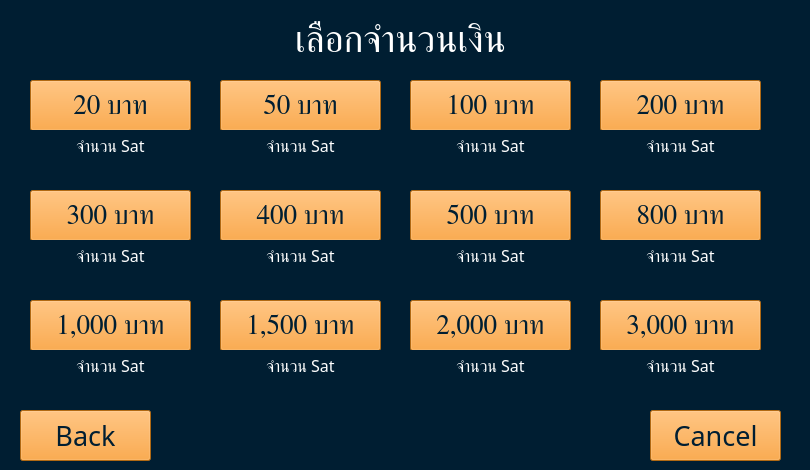
    <widget class="QWidget" name="page_4_Transfe_Amount">
     <property name="styleSheet">
      <string notr="true">background-color: rgb(0, 30, 50);</string>
     </property>
     <widget class="QPushButton" name="backButton_page4">
      <property name="geometry">
       <rect>
        <x>20</x>
        <y>410</y>
        <width>131</width>
        <height>51</height>
       </rect>
      </property>
      <property name="font">
       <font>
        <family>supermarket</family>
        <pointsize>20</pointsize>
        <weight>50</weight>
        <bold>false</bold>
       </font>
      </property>
      <property name="styleSheet">
       <string notr="true">color: rgb(0, 30, 50);
background-color: rgb(247, 147, 27);</string>
      </property>
      <property name="text">
       <string>Back</string>
      </property>
     </widget>
     <widget class="QLabel" name="bankTransferHeader_page4">
      <property name="geometry">
       <rect>
        <x>0</x>
        <y>20</y>
        <width>801</width>
        <height>41</height>
       </rect>
      </property>
      <property name="font">
       <font>
        <family>supermarket</family>
        <pointsize>28</pointsize>
        <weight>50</weight>
        <bold>false</bold>
       </font>
      </property>
      <property name="styleSheet">
       <string notr="true">color: rgb(255, 255, 255);</string>
      </property>
      <property name="text">
       <string>เลือกจำนวนเงิน</string>
      </property>
      <property name="alignment">
       <set>Qt::AlignCenter</set>
      </property>
     </widget>
     <widget class="QPushButton" name="cancelButton_page4">
      <property name="geometry">
       <rect>
        <x>650</x>
        <y>410</y>
        <width>131</width>
        <height>51</height>
       </rect>
      </property>
      <property name="font">
       <font>
        <family>supermarket</family>
        <pointsize>20</pointsize>
        <weight>50</weight>
        <bold>false</bold>
       </font>
      </property>
      <property name="styleSheet">
       <string notr="true">color: rgb(0, 30, 50);
background-color: rgb(247, 147, 27);</string>
      </property>
      <property name="text">
       <string>Cancel</string>
      </property>
     </widget>
     <widget class="QPushButton" name="Button20_page4">
      <property name="geometry">
       <rect>
        <x>30</x>
        <y>80</y>
        <width>161</width>
        <height>51</height>
       </rect>
      </property>
      <property name="font">
       <font>
        <family>supermarket</family>
        <pointsize>20</pointsize>
        <weight>50</weight>
        <bold>false</bold>
       </font>
      </property>
      <property name="styleSheet">
       <string notr="true">color: rgb(0, 30, 50);
background-color: rgb(247, 147, 27);</string>
      </property>
      <property name="text">
       <string>20 บาท</string>
      </property>
     </widget>
     <widget class="QPushButton" name="Button50_page4">
      <property name="geometry">
       <rect>
        <x>220</x>
        <y>80</y>
        <width>161</width>
        <height>51</height>
       </rect>
      </property>
      <property name="font">
       <font>
        <family>supermarket</family>
        <pointsize>20</pointsize>
        <weight>50</weight>
        <bold>false</bold>
       </font>
      </property>
      <property name="styleSheet">
       <string notr="true">color: rgb(0, 30, 50);
background-color: rgb(247, 147, 27);</string>
      </property>
      <property name="text">
       <string>50 บาท</string>
      </property>
     </widget>
     <widget class="QPushButton" name="Button100_page4">
      <property name="geometry">
       <rect>
        <x>410</x>
        <y>80</y>
        <width>161</width>
        <height>51</height>
       </rect>
      </property>
      <property name="font">
       <font>
        <family>supermarket</family>
        <pointsize>20</pointsize>
        <weight>50</weight>
        <bold>false</bold>
       </font>
      </property>
      <property name="styleSheet">
       <string notr="true">color: rgb(0, 30, 50);
background-color: rgb(247, 147, 27);</string>
      </property>
      <property name="text">
       <string>100 บาท</string>
      </property>
     </widget>
     <widget class="QPushButton" name="Button200_page4">
      <property name="geometry">
       <rect>
        <x>600</x>
        <y>80</y>
        <width>161</width>
        <height>51</height>
       </rect>
      </property>
      <property name="font">
       <font>
        <family>supermarket</family>
        <pointsize>20</pointsize>
        <weight>50</weight>
        <bold>false</bold>
       </font>
      </property>
      <property name="styleSheet">
       <string notr="true">color: rgb(0, 30, 50);
background-color: rgb(247, 147, 27);</string>
      </property>
      <property name="text">
       <string>200 บาท</string>
      </property>
     </widget>
     <widget class="QPushButton" name="Button400_page4">
      <property name="geometry">
       <rect>
        <x>220</x>
        <y>190</y>
        <width>161</width>
        <height>51</height>
       </rect>
      </property>
      <property name="font">
       <font>
        <family>supermarket</family>
        <pointsize>20</pointsize>
        <weight>50</weight>
        <bold>false</bold>
       </font>
      </property>
      <property name="styleSheet">
       <string notr="true">color: rgb(0, 30, 50);
background-color: rgb(247, 147, 27);</string>
      </property>
      <property name="text">
       <string>400 บาท</string>
      </property>
     </widget>
     <widget class="QPushButton" name="Button800_page4">
      <property name="geometry">
       <rect>
        <x>600</x>
        <y>190</y>
        <width>161</width>
        <height>51</height>
       </rect>
      </property>
      <property name="font">
       <font>
        <family>supermarket</family>
        <pointsize>20</pointsize>
        <weight>50</weight>
        <bold>false</bold>
       </font>
      </property>
      <property name="styleSheet">
       <string notr="true">color: rgb(0, 30, 50);
background-color: rgb(247, 147, 27);</string>
      </property>
      <property name="text">
       <string>800 บาท</string>
      </property>
     </widget>
     <widget class="QPushButton" name="Button500_page4">
      <property name="geometry">
       <rect>
        <x>410</x>
        <y>190</y>
        <width>161</width>
        <height>51</height>
       </rect>
      </property>
      <property name="font">
       <font>
        <family>supermarket</family>
        <pointsize>20</pointsize>
        <weight>50</weight>
        <bold>false</bold>
       </font>
      </property>
      <property name="styleSheet">
       <string notr="true">color: rgb(0, 30, 50);
background-color: rgb(247, 147, 27);</string>
      </property>
      <property name="text">
       <string>500 บาท</string>
      </property>
     </widget>
     <widget class="QPushButton" name="Button300_page4">
      <property name="geometry">
       <rect>
        <x>30</x>
        <y>190</y>
        <width>161</width>
        <height>51</height>
       </rect>
      </property>
      <property name="font">
       <font>
        <family>supermarket</family>
        <pointsize>20</pointsize>
        <weight>50</weight>
        <bold>false</bold>
       </font>
      </property>
      <property name="styleSheet">
       <string notr="true">color: rgb(0, 30, 50);
background-color: rgb(247, 147, 27);</string>
      </property>
      <property name="text">
       <string>300 บาท</string>
      </property>
     </widget>
     <widget class="QPushButton" name="Button1500_page4">
      <property name="geometry">
       <rect>
        <x>220</x>
        <y>300</y>
        <width>161</width>
        <height>51</height>
       </rect>
      </property>
      <property name="font">
       <font>
        <family>supermarket</family>
        <pointsize>20</pointsize>
        <weight>50</weight>
        <bold>false</bold>
       </font>
      </property>
      <property name="styleSheet">
       <string notr="true">color: rgb(0, 30, 50);
background-color: rgb(247, 147, 27);</string>
      </property>
      <property name="text">
       <string>1,500 บาท</string>
      </property>
     </widget>
     <widget class="QPushButton" name="Button3000_page4">
      <property name="geometry">
       <rect>
        <x>600</x>
        <y>300</y>
        <width>161</width>
        <height>51</height>
       </rect>
      </property>
      <property name="font">
       <font>
        <family>supermarket</family>
        <pointsize>20</pointsize>
        <weight>50</weight>
        <bold>false</bold>
       </font>
      </property>
      <property name="styleSheet">
       <string notr="true">color: rgb(0, 30, 50);
background-color: rgb(247, 147, 27);</string>
      </property>
      <property name="text">
       <string>3,000 บาท</string>
      </property>
     </widget>
     <widget class="QPushButton" name="Button2000_page4">
      <property name="geometry">
       <rect>
        <x>410</x>
        <y>300</y>
        <width>161</width>
        <height>51</height>
       </rect>
      </property>
      <property name="font">
       <font>
        <family>supermarket</family>
        <pointsize>20</pointsize>
        <weight>50</weight>
        <bold>false</bold>
       </font>
      </property>
      <property name="styleSheet">
       <string notr="true">color: rgb(0, 30, 50);
background-color: rgb(247, 147, 27);</string>
      </property>
      <property name="text">
       <string>2,000 บาท</string>
      </property>
     </widget>
     <widget class="QPushButton" name="Button1000_page4">
      <property name="geometry">
       <rect>
        <x>30</x>
        <y>300</y>
        <width>161</width>
        <height>51</height>
       </rect>
      </property>
      <property name="font">
       <font>
        <family>supermarket</family>
        <pointsize>20</pointsize>
        <weight>50</weight>
        <bold>false</bold>
       </font>
      </property>
      <property name="styleSheet">
       <string notr="true">color: rgb(0, 30, 50);
background-color: rgb(247, 147, 27);</string>
      </property>
      <property name="text">
       <string>1,000 บาท</string>
      </property>
     </widget>
     <widget class="QLabel" name="label_sat_20_page4">
      <property name="geometry">
       <rect>
        <x>30</x>
        <y>130</y>
        <width>161</width>
        <height>31</height>
       </rect>
      </property>
      <property name="font">
       <font>
        <family>supermarket</family>
        <pointsize>12</pointsize>
        <weight>50</weight>
        <bold>false</bold>
       </font>
      </property>
      <property name="styleSheet">
       <string notr="true">color: rgb(255, 255, 255);</string>
      </property>
      <property name="text">
       <string>จำนวน Sat</string>
      </property>
      <property name="alignment">
       <set>Qt::AlignCenter</set>
      </property>
     </widget>
     <widget class="QLabel" name="label_sat_50_page4">
      <property name="geometry">
       <rect>
        <x>220</x>
        <y>130</y>
        <width>161</width>
        <height>31</height>
       </rect>
      </property>
      <property name="font">
       <font>
        <family>supermarket</family>
        <pointsize>12</pointsize>
        <weight>50</weight>
        <bold>false</bold>
       </font>
      </property>
      <property name="styleSheet">
       <string notr="true">color: rgb(255, 255, 255);</string>
      </property>
      <property name="text">
       <string>จำนวน Sat</string>
      </property>
      <property name="alignment">
       <set>Qt::AlignCenter</set>
      </property>
     </widget>
     <widget class="QLabel" name="label_sat_100_page4">
      <property name="geometry">
       <rect>
        <x>410</x>
        <y>130</y>
        <width>161</width>
        <height>31</height>
       </rect>
      </property>
      <property name="font">
       <font>
        <family>supermarket</family>
        <pointsize>12</pointsize>
        <weight>50</weight>
        <bold>false</bold>
       </font>
      </property>
      <property name="styleSheet">
       <string notr="true">color: rgb(255, 255, 255);</string>
      </property>
      <property name="text">
       <string>จำนวน Sat</string>
      </property>
      <property name="alignment">
       <set>Qt::AlignCenter</set>
      </property>
     </widget>
     <widget class="QLabel" name="label_sat_200_page4">
      <property name="geometry">
       <rect>
        <x>600</x>
        <y>130</y>
        <width>161</width>
        <height>31</height>
       </rect>
      </property>
      <property name="font">
       <font>
        <family>supermarket</family>
        <pointsize>12</pointsize>
        <weight>50</weight>
        <bold>false</bold>
       </font>
      </property>
      <property name="styleSheet">
       <string notr="true">color: rgb(255, 255, 255);</string>
      </property>
      <property name="text">
       <string>จำนวน Sat</string>
      </property>
      <property name="alignment">
       <set>Qt::AlignCenter</set>
      </property>
     </widget>
     <widget class="QLabel" name="label_sat_400_page4">
      <property name="geometry">
       <rect>
        <x>220</x>
        <y>240</y>
        <width>161</width>
        <height>31</height>
       </rect>
      </property>
      <property name="font">
       <font>
        <family>supermarket</family>
        <pointsize>12</pointsize>
        <weight>50</weight>
        <bold>false</bold>
       </font>
      </property>
      <property name="styleSheet">
       <string notr="true">color: rgb(255, 255, 255);</string>
      </property>
      <property name="text">
       <string>จำนวน Sat</string>
      </property>
      <property name="alignment">
       <set>Qt::AlignCenter</set>
      </property>
     </widget>
     <widget class="QLabel" name="label_sat_300_page4">
      <property name="geometry">
       <rect>
        <x>30</x>
        <y>240</y>
        <width>161</width>
        <height>31</height>
       </rect>
      </property>
      <property name="font">
       <font>
        <family>supermarket</family>
        <pointsize>12</pointsize>
        <weight>50</weight>
        <bold>false</bold>
       </font>
      </property>
      <property name="styleSheet">
       <string notr="true">color: rgb(255, 255, 255);</string>
      </property>
      <property name="text">
       <string>จำนวน Sat</string>
      </property>
      <property name="alignment">
       <set>Qt::AlignCenter</set>
      </property>
     </widget>
     <widget class="QLabel" name="label_sat_500_page4">
      <property name="geometry">
       <rect>
        <x>410</x>
        <y>240</y>
        <width>161</width>
        <height>31</height>
       </rect>
      </property>
      <property name="font">
       <font>
        <family>supermarket</family>
        <pointsize>12</pointsize>
        <weight>50</weight>
        <bold>false</bold>
       </font>
      </property>
      <property name="styleSheet">
       <string notr="true">color: rgb(255, 255, 255);</string>
      </property>
      <property name="text">
       <string>จำนวน Sat</string>
      </property>
      <property name="alignment">
       <set>Qt::AlignCenter</set>
      </property>
     </widget>
     <widget class="QLabel" name="label_sat_800_page4">
      <property name="geometry">
       <rect>
        <x>600</x>
        <y>240</y>
        <width>161</width>
        <height>31</height>
       </rect>
      </property>
      <property name="font">
       <font>
        <family>supermarket</family>
        <pointsize>12</pointsize>
        <weight>50</weight>
        <bold>false</bold>
       </font>
      </property>
      <property name="styleSheet">
       <string notr="true">color: rgb(255, 255, 255);</string>
      </property>
      <property name="text">
       <string>จำนวน Sat</string>
      </property>
      <property name="alignment">
       <set>Qt::AlignCenter</set>
      </property>
     </widget>
     <widget class="QLabel" name="label_sat_1500_page4">
      <property name="geometry">
       <rect>
        <x>220</x>
        <y>350</y>
        <width>161</width>
        <height>31</height>
       </rect>
      </property>
      <property name="font">
       <font>
        <family>supermarket</family>
        <pointsize>12</pointsize>
        <weight>50</weight>
        <bold>false</bold>
       </font>
      </property>
      <property name="styleSheet">
       <string notr="true">color: rgb(255, 255, 255);</string>
      </property>
      <property name="text">
       <string>จำนวน Sat</string>
      </property>
      <property name="alignment">
       <set>Qt::AlignCenter</set>
      </property>
     </widget>
     <widget class="QLabel" name="label_sat_1000_page4">
      <property name="geometry">
       <rect>
        <x>30</x>
        <y>350</y>
        <width>161</width>
        <height>31</height>
       </rect>
      </property>
      <property name="font">
       <font>
        <family>supermarket</family>
        <pointsize>12</pointsize>
        <weight>50</weight>
        <bold>false</bold>
       </font>
      </property>
      <property name="styleSheet">
       <string notr="true">color: rgb(255, 255, 255);</string>
      </property>
      <property name="text">
       <string>จำนวน Sat</string>
      </property>
      <property name="alignment">
       <set>Qt::AlignCenter</set>
      </property>
     </widget>
     <widget class="QLabel" name="label_sat_2000_page4">
      <property name="geometry">
       <rect>
        <x>410</x>
        <y>350</y>
        <width>161</width>
        <height>31</height>
       </rect>
      </property>
      <property name="font">
       <font>
        <family>supermarket</family>
        <pointsize>12</pointsize>
        <weight>50</weight>
        <bold>false</bold>
       </font>
      </property>
      <property name="styleSheet">
       <string notr="true">color: rgb(255, 255, 255);</string>
      </property>
      <property name="text">
       <string>จำนวน Sat</string>
      </property>
      <property name="alignment">
       <set>Qt::AlignCenter</set>
      </property>
     </widget>
     <widget class="QLabel" name="label_sat_3000_page4">
      <property name="geometry">
       <rect>
        <x>600</x>
        <y>350</y>
        <width>161</width>
        <height>31</height>
       </rect>
      </property>
      <property name="font">
       <font>
        <family>supermarket</family>
        <pointsize>12</pointsize>
        <weight>50</weight>
        <bold>false</bold>
       </font>
      </property>
      <property name="styleSheet">
       <string notr="true">color: rgb(255, 255, 255);</string>
      </property>
      <property name="text">
       <string>จำนวน Sat</string>
      </property>
      <property name="alignment">
       <set>Qt::AlignCenter</set>
      </property>
     </widget>
    </widget>
